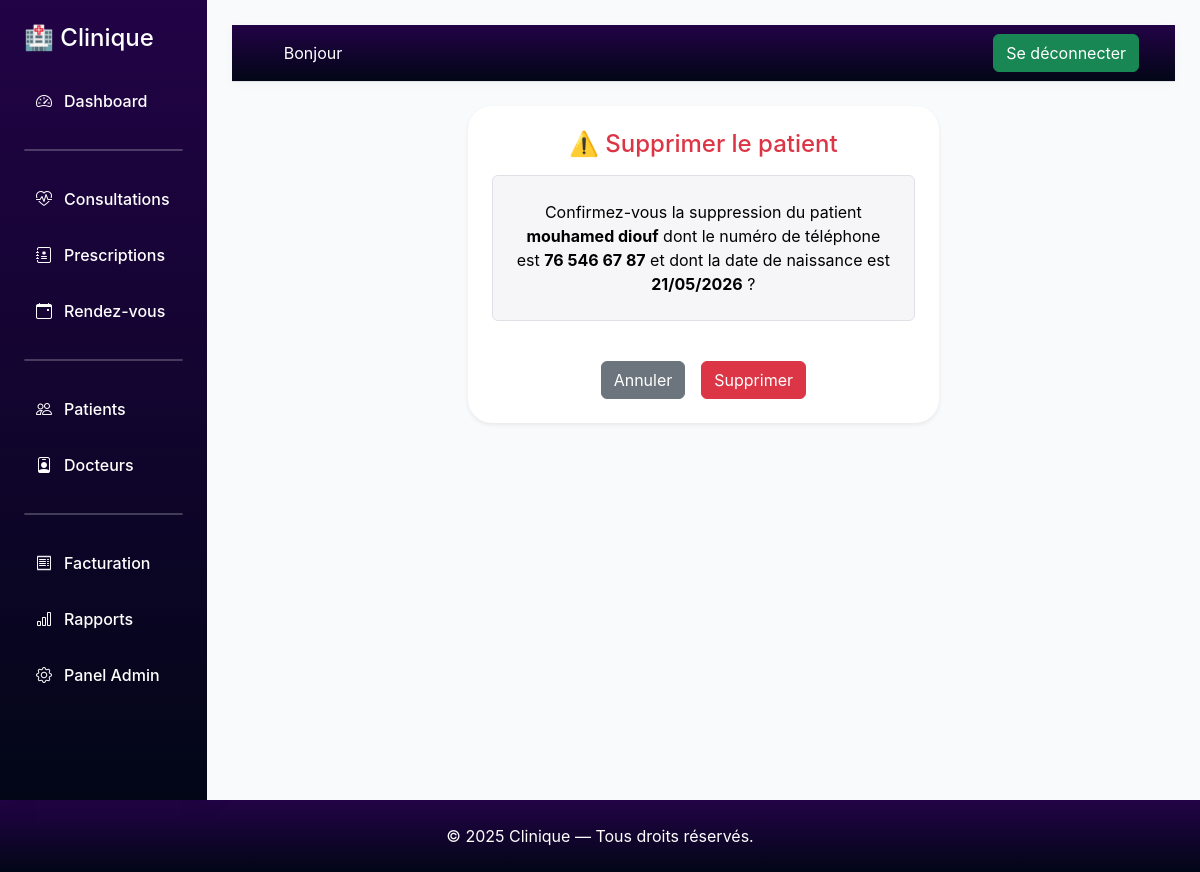
The page /patient/supprimer/patient/2 (signed in) on the database its author committed.
### patient/models.py (models this page shows, shortened)
class Patient(models.Model):
    SEXE_CHOICES = (
        ('M', 'Masculin'),
        ('F', 'Féminin'),
    )
    utilisateur = models.OneToOneField(settings.AUTH_USER_MODEL, on_delete=models.SET_NULL, null=True, blank=True)
    nom = models.CharField(max_length=100)
    prenom = models.CharField(max_length=100)
    date_naissance = models.DateField(blank=True)
    sexe = models.CharField(max_length=1, choices=SEXE_CHOICES)
    telephone = models.CharField(max_length=20, null=True, blank=True)
    numero_patient = models.CharField(max_length=20, unique=True, blank=True, null=True)
    adresse = models.TextField()
    groupe_sanguin = models.CharField(max_length=5, blank=True)
    created_at = models.DateTimeField(auto_now_add=True)
    email = models.EmailField(blank=True, null=True)
    class Meta:
        ordering=['-created_at']

### patient/views.py (the view)
# urls.py: path('supprimer/patient/<int:pk>', views.PatientSupprimerView.as_view(), name='supprimer_patient'),
class PatientSupprimerView(PatientBaseView,  DeleteView):
    template_name = "patients/patient/patient_confirm_delete.html"
    success_url = reverse_lazy('patient:list_patient')

### patient/views.py (called while the page is built)
    def dispatch(self, request, *args, **kwargs):
        if not hasattr(request.user, 'medecin'):
            raise PermissionDenied("Accès réservé aux médecins")
        return super().dispatch(request, *args, **kwargs)

### patient/templates/patients/patient/patient_confirm_delete.html (shortened to what this page needs)
{% extends "dashboard.html" %}
{% block content %}
<div class="card p-4 shadow-sm col-md-6 mx-auto mt-10 text-center">
    <h4 class="text-danger mb-3">⚠️ Supprimer le patient</h4>
    <p class="text-black border rounded p-4 mt-40" style="background-color: rgb(246, 246, 248) !important;">
        Confirmez-vous la suppression  du patient <strong>{{ patient.prenom }} {{ patient.nom }}</strong> dont le numéro de téléphone est <strong>{{ patient.telephone }}</strong> et dont la date de naissance est <strong>{{ patient.date_naissance|date:"d/m/Y" }}</strong> ?
    </p>
    <form method="post">
        <div class="d-flex justify-content-center gap-3 mt-4">
            <a href="{% url 'patient:list_patient' %}" class="btn btn-secondary">
                Annuler
            </a>
            <button class="btn btn-danger">
                Supprimer
            </button>
        </div>
    </form>
</div>
{% endblock %}

### static/css/base.css (style rules this page uses)
body { background:#f8fafc; color:#0f172a; font-family:"Inter",sans-serif; }
.card { background:white; border:none; border-radius:24px; box-shadow: 0 10px 30px rgba(15,23,42,.05); transition:.3s; }

### comptes/templates/dashboard.html (style rules this page uses)
body { background-color: #f5f7fb; }

### rows shown on the page
Patient: prenom "mouhamed", nom "diouf", telephone "76 546 67 87", date_naissance "21/05/2026"
